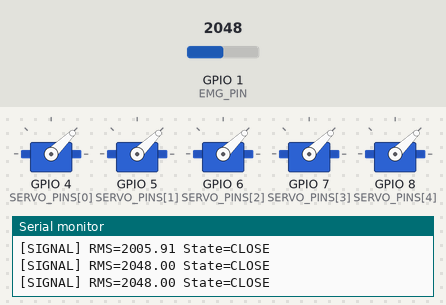
A sketch run on a simulated ESP32-S3. Parts: 5 × servo, the last lines printed to the serial monitor. The inputs (shaded band) are chosen by the test bench; at power-on: GPIO 1 (EMG_PIN) = 2048.

Above: at 2.7 s.
2.8 s: GPIO 1 (EMG_PIN) set to 162
4.3 s: GPIO 1 (EMG_PIN) set to 137
At 4.7 s:
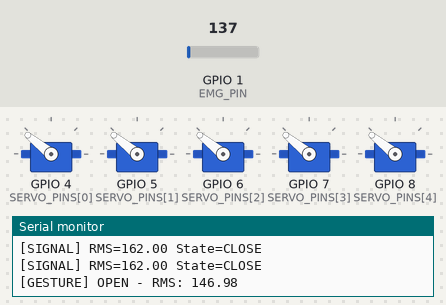
6.3 s: GPIO 1 (EMG_PIN) set to 290
At 7.0 s:
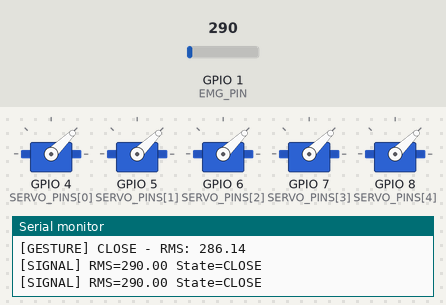
7.8 s: GPIO 1 (EMG_PIN) set to 110
At 8.9 s:
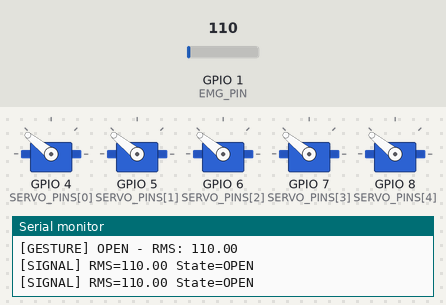
Timing chart, 0 to 10.4 s (numbered marks = the images above; inputs shaded):
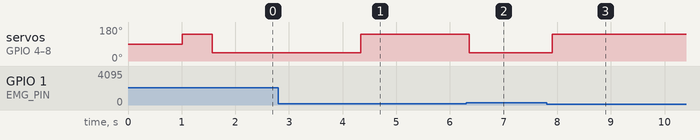

The sketch:

emg_hand.ino
```cpp
/**
 * EMG-Controlled Robotic Hand
 * ESP32-S3 Firmware
 *
 * Real-time EMG signal acquisition, processing, and servo control.
 * Reads analog EMG from instrumentation amplifier chain, applies
 * digital signal processing, detects muscle activation, and drives
 * servo motors for finger control.
 */

#include <Arduino.h>
#include <ESP32Servo.h>
#include "adc_sampling.h"
#include "signal_processing.h"
#include "servo_control.h"
#include "calibration.h"

// ADC input pin for EMG signal
const int EMG_PIN = A0;

// Servo control pins (one per finger)
const int SERVO_PINS[] = {4, 5, 6, 7, 8};
const int NUM_FINGERS = 5;

// Signal buffers
const int BUFFER_SIZE = 512;
uint16_t emg_raw[BUFFER_SIZE];
float emg_filtered[BUFFER_SIZE];

// Moving average filter state
MovingAverageFilter ma_filter(32);  // 32-sample moving average

// Servo objects
Servo finger_servos[NUM_FINGERS];
ServoController servo_controller;

// Gesture state
bool fingers_open = true;
unsigned long last_gesture_time = 0;
const unsigned long MIN_GESTURE_INTERVAL = 500;  // 500ms debounce

void setup() {
    // Initialize serial for debugging
    Serial.begin(115200);
    delay(1000);

    Serial.println("\n========================================");
    Serial.println("EMG-Controlled Robotic Hand - Startup");
    Serial.println("========================================\n");

    // Initialize ADC
    init_adc(EMG_PIN);
    Serial.println("[OK] ADC initialized");

    // Initialize servo pins and attach servos
    for (int i = 0; i < NUM_FINGERS; i++) {
        finger_servos[i].attach(SERVO_PINS[i]);
        servo_controller.add_servo(&finger_servos[i], i);
    }
    Serial.println("[OK] Servo motors initialized");

    // Home all servos to open position
    servo_controller.open_all();
    delay(500);

    Serial.println("\n[INFO] Calibration thresholds:");
    Serial.print("  Open threshold:  ");
    Serial.println(CALIBRATION_OPEN_THRESHOLD);
    Serial.print("  Close threshold: ");
    Serial.println(CALIBRATION_CLOSE_THRESHOLD);

    Serial.println("\n[READY] Waiting for EMG signal...\n");
}

void loop() {
    // Read and buffer ADC samples
    for (int i = 0; i < BUFFER_SIZE; i++) {
        emg_raw[i] = analogRead(EMG_PIN);
    }

    // Apply moving average filter
    for (int i = 0; i < BUFFER_SIZE; i++) {
        emg_filtered[i] = ma_filter.update(emg_raw[i]);
    }

    // Compute RMS of filtered signal as muscle activation proxy
    float rms = compute_rms(emg_filtered, BUFFER_SIZE);

    // Gesture detection with hysteresis
    unsigned long now = millis();
    if (now - last_gesture_time > MIN_GESTURE_INTERVAL) {
        if (fingers_open && rms > CALIBRATION_CLOSE_THRESHOLD) {
            // Muscle activation detected: close hand
            servo_controller.close_all();
            fingers_open = false;
            last_gesture_time = now;

            Serial.print("[GESTURE] CLOSE - RMS: ");
            Serial.println(rms);

        } else if (!fingers_open && rms < CALIBRATION_OPEN_THRESHOLD) {
            // Muscle relaxation detected: open hand
            servo_controller.open_all();
            fingers_open = true;
            last_gesture_time = now;

            Serial.print("[GESTURE] OPEN - RMS: ");
            Serial.println(rms);
        }
    }

    // Optional: print signal level every 500ms for monitoring
    static unsigned long last_print = 0;
    if (now - last_print > 500) {
        Serial.print("[SIGNAL] RMS=");
        Serial.print(rms);
        Serial.print(" State=");
        Serial.println(fingers_open ? "OPEN" : "CLOSE");
        last_print = now;
    }

    delay(10);  // Process batch every 10ms (~100 Hz outer loop)
}
```

adc_sampling.h
```cpp
/**
 * ADC Sampling Utilities
 * ESP32-S3 analog-to-digital conversion and buffering
 */

#ifndef ADC_SAMPLING_H
#define ADC_SAMPLING_H

#include <Arduino.h>

/**
 * Initialize ADC for EMG sampling
 * @param pin Analog input pin to configure
 */
void init_adc(int pin) {
    pinMode(pin, INPUT);
    // Optional: configure ADC resolution and attenuation
    // analogSetAttenuation(attenuation);  // For wider voltage range
}

/**
 * Read raw ADC value with averaging
 * @param pin Analog input pin
 * @param samples Number of samples to average
 * @return Averaged ADC value (0-4095 for 12-bit)
 */
uint16_t read_adc_averaged(int pin, int samples = 10) {
    uint32_t sum = 0;
    for (int i = 0; i < samples; i++) {
        sum += analogRead(pin);
    }
    return (uint16_t)(sum / samples);
}

/**
 * Compute RMS (root mean square) of a signal buffer
 * Approximates signal magnitude for envelope detection
 * @param buffer Pointer to signal samples (float)
 * @param length Number of samples
 * @return RMS magnitude
 */
float compute_rms(float* buffer, int length) {
    if (length <= 0) return 0.0;

    float sum_sq = 0.0;
    for (int i = 0; i < length; i++) {
        float sample = buffer[i];
        sum_sq += sample * sample;
    }

    return sqrt(sum_sq / length);
}

#endif  // ADC_SAMPLING_H
```

calibration.h
```cpp
/**
 * Calibration Constants
 * Thresholds, gains, and tunable parameters for EMG detection
 *
 * These values should be adjusted during calibration phase (Phase 3/5)
 * based on individual electrode impedance, muscle physiology, and
 * desired sensitivity.
 */

#ifndef CALIBRATION_H
#define CALIBRATION_H

// ============================================================================
// Gesture Detection Thresholds
// ============================================================================
// These define the RMS levels (in ADC units or post-filtered magnitude)
// that trigger hand open/close gestures.
//
// Hysteresis: close_threshold > open_threshold prevents flickering
// on weak or transitional signals.

const float CALIBRATION_OPEN_THRESHOLD = 150.0;   // RMS to relax (open) hand
const float CALIBRATION_CLOSE_THRESHOLD = 250.0;  // RMS to activate (close) hand

// ============================================================================
// Signal Conditioning Gains
// ============================================================================
// ADC → filtered signal conversion; encodes the analog front-end gain
// and any digital scaling applied in firmware.

const float ADC_TO_SIGNAL_GAIN = 1.0;  // 1.0 = no additional digital gain
                                        // Adjust if firmware rescales ADC readings

// ============================================================================
// Filtering Parameters
// ============================================================================

// Moving average window size (samples)
// Larger = more smoothing but slower response; typical 16-64 samples
const int MA_WINDOW_SIZE = 32;

// Single-pole IIR low-pass filter alpha [0, 1]
// Smaller alpha = more smoothing; typical 0.05-0.3
const float LP_FILTER_ALPHA = 0.1;

// ============================================================================
// Servo Timing
// ============================================================================

// Debounce interval (ms): minimum time between gesture transitions
// Prevents false triggers from noise
const unsigned long GESTURE_DEBOUNCE_MS = 500;

// Servo response time (ms): sweep duration for smooth actuation
// Shorter = faster response, but may cause jitter if too fast
const int SERVO_SWEEP_TIME_MS = 300;

// ============================================================================
// Calibration Procedure (to be run during Phase 3)
// ============================================================================
//
// 1. With hand idle and wearer relaxed:
//    - Record 10 seconds of ADC and filtered RMS values
//    - Note the maximum resting RMS (e.g., 100-150 units)
//    - Set CALIBRATION_OPEN_THRESHOLD slightly above this (e.g., 180)
//
// 2. With wearer maximally flexing forearm (strong grip intention):
//    - Record 10 seconds of RMS
//    - Note the peak RMS (e.g., 400-600 units depending on electrode quality)
//    - Set CALIBRATION_CLOSE_THRESHOLD ~60-75% of peak (e.g., 300-350)
//
// 3. Test gesture triggering:
//    - Relax hand -> should see OPEN gesture when RMS < OPEN_THRESHOLD
//    - Flex hand -> should see CLOSE gesture when RMS > CLOSE_THRESHOLD
//    - Verify hysteresis (hand doesn't flicker on weak signals)
//
// 4. Iterate if needed:
//    - If too sensitive: increase thresholds
//    - If not responsive: decrease thresholds
//    - If flickering: increase GESTURE_DEBOUNCE_MS or MA_WINDOW_SIZE
//
// Note: Thresholds are highly individual; plan 30-60 minutes for
// thorough calibration across multiple test subjects.

#endif  // CALIBRATION_H
```

servo_control.h
```cpp
/**
 * Servo Control Utilities
 * PWM-based finger actuation
 */

#ifndef SERVO_CONTROL_H
#define SERVO_CONTROL_H

#include <Arduino.h>
#include <ESP32Servo.h>

// Servo travel limits (microseconds, standard hobby servo range)
const int SERVO_OPEN_US = 2000;   // Fully open finger
const int SERVO_CLOSE_US = 1000;  // Fully closed finger
const int SERVO_SPEED_MS = 300;   // Smooth sweep duration (ms)

/**
 * Servo Controller
 * Manages multiple servo motors for finger actuation
 */
class ServoController {
private:
    static const int MAX_SERVOS = 5;
    Servo* servos[MAX_SERVOS];
    int servo_count;
    bool servo_state[MAX_SERVOS];  // true = open, false = closed

public:
    ServoController() : servo_count(0) {
        for (int i = 0; i < MAX_SERVOS; i++) {
            servos[i] = nullptr;
            servo_state[i] = true;  // Default: open
        }
    }

    /**
     * Register a servo for control
     * @param servo Pointer to Servo object
     * @param index Finger index (0-4)
     */
    void add_servo(Servo* servo, int index) {
        if (index >= 0 && index < MAX_SERVOS && servo_count < MAX_SERVOS) {
            servos[index] = servo;
            servo_count++;
            servo_state[index] = true;
        }
    }

    /**
     * Open a single finger
     * @param finger_index 0-4
     */
    void open_finger(int finger_index) {
        if (finger_index >= 0 && finger_index < MAX_SERVOS && servos[finger_index]) {
            servos[finger_index]->writeMicroseconds(SERVO_OPEN_US);
            servo_state[finger_index] = true;
        }
    }

    /**
     * Close a single finger
     * @param finger_index 0-4
     */
    void close_finger(int finger_index) {
        if (finger_index >= 0 && finger_index < MAX_SERVOS && servos[finger_index]) {
            servos[finger_index]->writeMicroseconds(SERVO_CLOSE_US);
            servo_state[finger_index] = false;
        }
    }

    /**
     * Open all fingers simultaneously
     */
    void open_all() {
        for (int i = 0; i < MAX_SERVOS; i++) {
            if (servos[i]) {
                servos[i]->writeMicroseconds(SERVO_OPEN_US);
                servo_state[i] = true;
            }
        }
    }

    /**
     * Close all fingers simultaneously
     */
    void close_all() {
        for (int i = 0; i < MAX_SERVOS; i++) {
            if (servos[i]) {
                servos[i]->writeMicroseconds(SERVO_CLOSE_US);
                servo_state[i] = false;
            }
        }
    }

    /**
     * Set a single finger to intermediate position
     * @param finger_index 0-4
     * @param position 0.0 (open) to 1.0 (closed)
     */
    void set_finger_position(int finger_index, float position) {
        if (finger_index >= 0 && finger_index < MAX_SERVOS && servos[finger_index]) {
            position = constrain(position, 0.0, 1.0);
            int us = SERVO_OPEN_US - (int)(position * (SERVO_OPEN_US - SERVO_CLOSE_US));
            servos[finger_index]->writeMicroseconds(us);
        }
    }

    /**
     * Query current state of a finger
     * @param finger_index 0-4
     * @return true if open, false if closed
     */
    bool is_open(int finger_index) {
        if (finger_index >= 0 && finger_index < MAX_SERVOS) {
            return servo_state[finger_index];
        }
        return true;
    }

    int get_servo_count() const {
        return servo_count;
    }
};

#endif  // SERVO_CONTROL_H
```

signal_processing.h
```cpp
/**
 * Signal Processing Utilities
 * Digital filtering and feature extraction
 */

#ifndef SIGNAL_PROCESSING_H
#define SIGNAL_PROCESSING_H

#include <Arduino.h>

/**
 * Moving Average Filter
 * Reduces high-frequency noise and tremor from EMG signal
 */
class MovingAverageFilter {
private:
    int window_size;
    float* buffer;
    int head;
    float sum;

public:
    /**
     * Constructor
     * @param window_size Number of samples to average (typically 16-64)
     */
    MovingAverageFilter(int window_size = 32)
        : window_size(window_size), head(0), sum(0.0) {
        buffer = new float[window_size];
        for (int i = 0; i < window_size; i++) {
            buffer[i] = 0.0;
        }
    }

    /**
     * Process one sample through the filter
     * @param sample Input value
     * @return Filtered output
     */
    float update(float sample) {
        // Remove old sample from sum
        sum -= buffer[head];

        // Add new sample
        buffer[head] = sample;
        sum += sample;

        // Advance circular buffer pointer
        head = (head + 1) % window_size;

        // Return average
        return sum / window_size;
    }

    void reset() {
        head = 0;
        sum = 0.0;
        for (int i = 0; i < window_size; i++) {
            buffer[i] = 0.0;
        }
    }

    ~MovingAverageFilter() {
        delete[] buffer;
    }
};

/**
 * Simple low-pass filter (single-pole IIR)
 * For additional smoothing at low computational cost
 *
 * y[n] = alpha * x[n] + (1 - alpha) * y[n-1]
 * where alpha = 1 / (1 + RC), and RC is a time constant
 */
class LowPassFilter {
private:
    float alpha;
    float last_output;

public:
    /**
     * Constructor
     * @param alpha Smoothing factor [0, 1]. Smaller = more smoothing.
     *              Typical range: 0.05 - 0.3
     */
    LowPassFilter(float alpha = 0.1) : alpha(alpha), last_output(0.0) {}

    float update(float input) {
        last_output = alpha * input + (1.0 - alpha) * last_output;
        return last_output;
    }

    void reset() {
        last_output = 0.0;
    }

    void set_alpha(float new_alpha) {
        alpha = constrain(new_alpha, 0.0, 1.0);
    }
};

/**
 * Hysteresis threshold detector
 * Prevents flickering on slow signal transitions
 */
class HysteresisDetector {
private:
    float threshold_high;
    float threshold_low;
    bool state;

public:
    /**
     * Constructor
     * @param low Lower threshold
     * @param high Upper threshold (should be > low)
     */
    HysteresisDetector(float low, float high)
        : threshold_low(low), threshold_high(high), state(false) {}

    /**
     * Update detector with new sample
     * @param value Input signal magnitude
     * @return True if "active" state, false otherwise
     */
    bool update(float value) {
        if (state && value < threshold_low) {
            state = false;
        } else if (!state && value > threshold_high) {
            state = true;
        }
        return state;
    }

    bool get_state() const {
        return state;
    }

    void reset() {
        state = false;
    }
};

#endif  // SIGNAL_PROCESSING_H
```

Measured:
- the behaviour switches between 150 and 149 on GPIO 1 (EMG_PIN) (found by bisection; images 0 and 1)
- after the input at 4.3 s, servo on GPIO 4 (SERVO_PINS[0]), servo on GPIO 5 (SERVO_PINS[1]), servo on GPIO 6 (SERVO_PINS[2]), servo on GPIO 7 (SERVO_PINS[3]), servo on GPIO 8 (SERVO_PINS[4]): 44° → 141° at once
- after the input at 6.3 s, servo on GPIO 4 (SERVO_PINS[0]), servo on GPIO 5 (SERVO_PINS[1]), servo on GPIO 6 (SERVO_PINS[2]), servo on GPIO 7 (SERVO_PINS[3]), servo on GPIO 8 (SERVO_PINS[4]): 141° → 44° after 0.06 s
- after the input at 7.8 s, servo on GPIO 4 (SERVO_PINS[0]), servo on GPIO 5 (SERVO_PINS[1]), servo on GPIO 6 (SERVO_PINS[2]), servo on GPIO 7 (SERVO_PINS[3]), servo on GPIO 8 (SERVO_PINS[4]): 44° → 141° after 0.11 s
